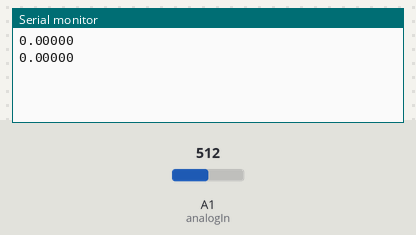
The sketch below on a simulated Arduino Uno, built with avr-gcc and run on an emulated ATmega328P. Shown: the last lines printed to the serial monitor. The inputs (shaded band) are chosen by the test bench; at power-on: A1 (analogIn) = 512.

Above: at 3.3 s.
3.4 s: A1 (analogIn) set to 716
At 5.5 s:
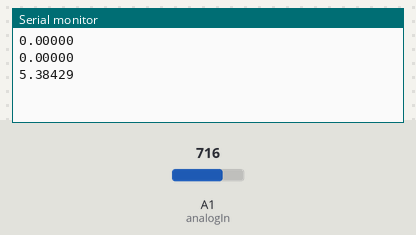
6.7 s: A1 (analogIn) set to 900
At 8.6 s:
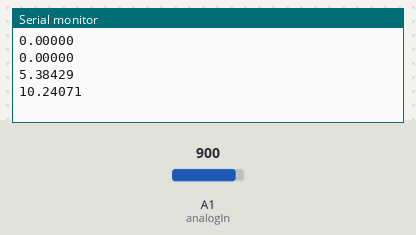
Timing chart, 0 to 10.1 s (numbered marks = the images above; inputs shaded):
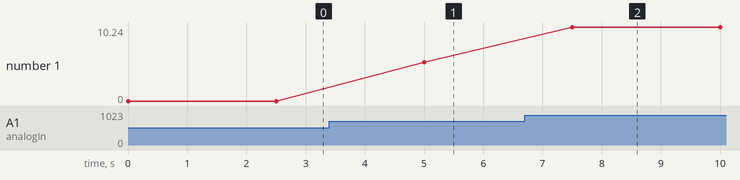

The sketch:

iot1.ino
```cpp
const int analogIn = A1;
int mVperAmp = 185; //use 100 for 20A Module and 66 for 30A Module
int RawValue= 0;
int ACSoffset = 2500;
double Voltage = 0;
double Amps = 0;

void setup(){
 Serial.begin(9600);
}

void loop(){

 RawValue = analogRead(analogIn);
 Voltage = (RawValue / 1024.0) * 5000; //mV
 Amps = ((Voltage - ACSoffset) / mVperAmp);
 Serial.println(Amps,5);
 delay(2500);

}
```

Measured:
- after the input at 3.4 s, the serial monitor: prints a new line after 1.6 s (image 1)
- after the input at 6.7 s, the serial monitor: prints a new line after 0.80 s (image 2)
- plotted number 1: 0 → 5.38 after the input at 3.4 s, 5.38 → 10.24 after the input at 6.7 s
